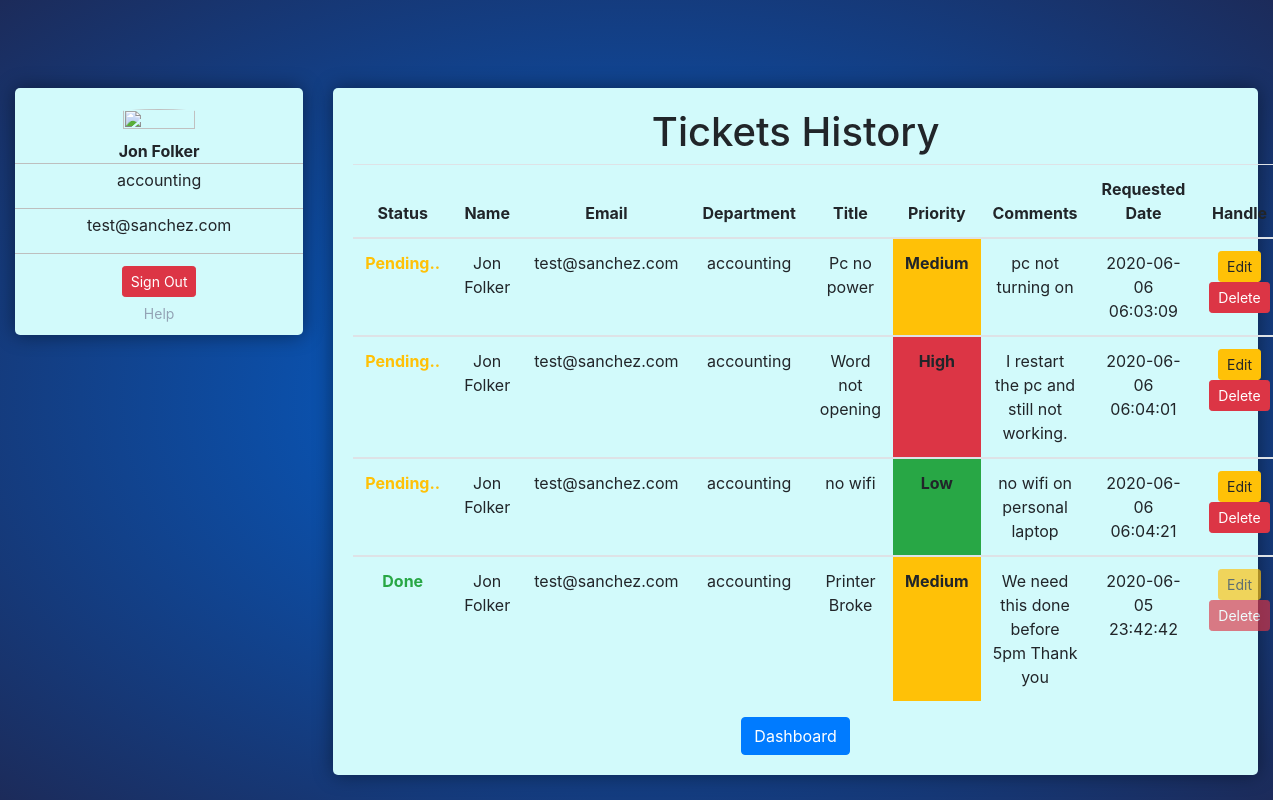
Page /view/user_history.php (signed in) on the committed database.
### tables this page shows
CREATE TABLE `users` (
  `id` int(100) NOT NULL,
  `fname` varchar(20) NOT NULL,
  `lname` varchar(20) NOT NULL,
  `email` varchar(50) NOT NULL,
  `password` varchar(20) NOT NULL,
  `department` varchar(30) NOT NULL,
  `level` varchar(25) NOT NULL
);

CREATE TABLE `request_ticket` (
  `id` int(100) NOT NULL,
  `fname` varchar(20) NOT NULL,
  `lname` varchar(20) NOT NULL,
  `email` varchar(50) NOT NULL,
  `department` varchar(30) NOT NULL,
  `title` varchar(100) NOT NULL,
  `priority` varchar(20) NOT NULL,
  `comments` varchar(500) NOT NULL,
  `request_date` timestamp NOT NULL DEFAULT current_timestamp(),
  `status` varchar(20) NOT NULL,
  `finished_date` varchar(250) NOT NULL,
  `completed_by` varchar(100) NOT NULL
);

### view/user_history.php (the view, shortened to what this page needs)
<!DOCTYPE html>
<html lang="en">
<head>
    <link rel="stylesheet" href="https://stackpath.bootstrapcdn.com/bootstrap/4.5.0/css/bootstrap.min.css">
    <link rel="stylesheet" href="../css/style.css">
</head>
<body>
    <div class="">
        <div class="row profile">
            <?php
            include('menu.php');
            if($row['level'] == 'user'){
            ?>
            <div class="col-md-9 mt-2">
                <div class="profile-content text-center">
                    <h1 class="col-sm-12">Tickets History</h1>
                    <table class="table table-hover">
                        <thead>
                            <tr>
                                <th scope="col">Status</th>
                                <th scope="col">Name</th>
                                <th scope="col">Email</th>
                                <th scope="col">Department</th>
                                <th scope="col">Title</th>
                                <th scope="col">Priority</th>
                                <th scope="col">Comments</th>
                                <th scope="col">Requested Date</th>
                                <th scope="col">Handle</th>
                            </tr>
                        </thead>
                        <?php
                        require("../controller/db.php");
                        $curent_user = $_SESSION['id'];
                        $sql = "SELECT * FROM users WHERE id='$curent_user'";
                        $result = $conn->query($sql);
                        $row_users = $result->fetch_assoc();
                        $email = $row_users['email'];
                        $sql = "SELECT * FROM request_ticket WHERE email = '$email' ORDER BY FIELD(status, 'pending..', 'done')";
                        $result = $conn->query($sql);
                        while ($rows = $result->fetch_assoc()) {
                            $id = $rows['id'];
                        ?>
                            <tbody>
                                <tr>
                                    <?php
                                    if ($rows['status'] == 'pending..') { ?>
                                        <th scope="row" class="text-warning text-capitalize"><?php echo $rows['status']; ?></th>
                                    <?php
                                    } elseif ($rows['status'] == 'done') {
                                    ?>
                                        <th scope="row" class="text-success text-capitalize"><?php echo $rows['status']; ?></th>
                                    <?php
                                    }
                                    ?>
                                    <td><?php echo $rows['fname'] . " " . $rows['lname']; ?></td>
                                    <td><?php echo $rows['email']; ?></td>
                                    <td><?php echo $rows['department']; ?></td>
                                    <td><?php echo $rows['title']; ?></td>
                                    <?php
                                    if ($rows['priority'] == 'low') { ?>
                                        <td class="bg-success font-weight-bold text-capitalize"><?php echo $rows['priority']; ?></td>
                                    <?php
                                    } elseif ($rows['priority'] == 'medium') {
                                    ?>
                                        <td class="bg-warning font-weight-bold text-capitalize"><?php echo $rows['priority']; ?></td>
                                    <?php
                                    } elseif ($rows['priority'] == 'high') {
                                    ?>
                                        <td class="bg-danger font-weight-bold text-capitalize"><?php echo $rows['priority']; ?></td>
                                    <?php } ?>
                                    <td><?php echo $rows['comments']; ?></td>
                                    <td><?php echo $rows['request_date']; ?></td>
                                    <?php
                                    if ($rows['status'] == 'pending..') {
                                    ?>
                                        <td><?php echo "<a class='btn btn-warning btn-sm' href='../model/edit_ticket.php?id=$id' >Edit</a>
                                                    <a onClick=\"javascript: return confirm('Please confirm deletion');\" href='../model/delete_request.php?id=$id' class='btn btn-danger btn-sm' href=''>Delete</a>"; ?></td>
                                    <?php
                                    }else{
                                        ?>
                                        <td><?php echo "<a class='btn btn-warning btn-sm disabled' href='../model/edit_ticket.php?id=$id' >Edit</a>
                                        <a onClick=\"javascript: return confirm('Please confirm deletion');\" href='../model/delete_request.php?id=$id' class='btn btn-danger btn-sm disabled' href=''>Delete</a>"; ?></td>
                                    <?php
                                    }
                                    ?>
                                </tr>
                            </tbody>
                        <?php
                        }
                        ?>
                    </table>
                    <a class="btn btn-primary btn-md" href="../view/dashboard.php">Dashboard</a>
                </div>
            </div>
        </div>
    </div>
    <?php
	}else{
		header("Location: dashboard-admin.php");
	}
?>
</body>
</html>

### view/menu.php (shortened to what this page needs)
<?php
    require("../controller/db.php");
    $curent_user = $_SESSION['id'];
    $sql = "SELECT * FROM users WHERE id='$curent_user' ";
    $result = $conn->query($sql);
    $row = $result->fetch_assoc();
?>
<div class="col-md-3 mt-2">
                <div class="profile-sidebar">
                    <div class="profile-userpic text-center">
                        <img src="https://www.pngkit.com/png/full/78-782168_photo-vault-boy-transparent-background.png" class="img-responsive" alt="">
                    </div>
                    <div class="profile-usermenu text-center">
                        <ul class="nav">
                            <li class=" col-sm-12 mt-1">
                            <b><?php echo $row['fname']." ". $row['lname']; ?></b>
                            </li>
                            <li class=" col-sm-12 mt-1">
                            <p><?php echo $row['department']; ?></p>
                            </li>
                            <li class=" col-sm-12 mt-1">
                            <p><?php echo $row['email']; ?></p>
                            </li>
                            <div class=" col-sm-12 mt-1">
                            <?php echo "<a onClick=\"javascript: return confirm('Are you sure you want to log out?');\"  href='../model/logout.php' class='btn btn-danger mt-2 btn-sm'>Sign Out</a>" ?>
                            </div>
                            <?php
                                if($row['level'] == 'user'){
                            ?>
                            <li class="col-sm-12 mt-1">
                                <a href="mailto:someone@example.com">Help</a>
                            </li>
                            <?php
                                }
                            ?>
                        </ul>
                    </div>
                </div>
            </div>

### css/style.css (style rules this page uses)
html, * { margin: 0; padding: 0; }
body { background: -webkit-radial-gradient( center, ellipse cover, #0264d6 1%, #1c2b5a 100% ); height: 90vh; }
.profile { margin: 80px 0; }
.profile-sidebar { padding: 20px 0 10px 0; background: #d2fafb; border-radius: 5px; box-shadow: 0 0 20px rgba(0, 0, 0, 0.445); }
.profile-userpic img { float: none; margin: 0 auto; width: 50%; height: 50%; -webkit-border-radius: 50% !important; -moz-border-radius: 50% !important; border-radius: 50% !important; }
.profile-usermenu ul li { border-bottom: 1px solid #bebebe; }
.profile-usermenu ul li:last-child { border-bottom: none; }
.profile-usermenu ul li a { color: #93a3b5; font-size: 14px; font-weight: 400; }
.profile-content { padding: 20px; background: #d2fafb; border-radius: 5px; box-shadow: 0 0 20px rgba(0, 0, 0, 0.445); }

### rows in the picture
users: fname "Jon", lname "Folker", department "accounting", email "test@sanchez.com"
request_ticket: status "Pending..", fname "Jon", lname "Folker", email "test@sanchez.com", department "accounting", title "Pc no power", priority "Medium", comments "pc not turning on", request_date "2020-06-06 06:03:09"
request_ticket: status "Pending..", fname "Jon", lname "Folker", email "test@sanchez.com", department "accounting", title "Word not opening", priority "High", comments "I restart the pc and still not working.", request_date "2020-06-06 06:04:01"
request_ticket: status "Pending..", fname "Jon", lname "Folker", email "test@sanchez.com", department "accounting", title "no wifi", priority "Low", comments "no wifi on personal laptop", request_date "2020-06-06 06:04:21"
request_ticket: status "Done", fname "Jon", lname "Folker", email "test@sanchez.com", department "accounting", title "Printer Broke", priority "Medium", comments "We need this done before 5pm Thank you", request_date "2020-06-05 23:42:42"
